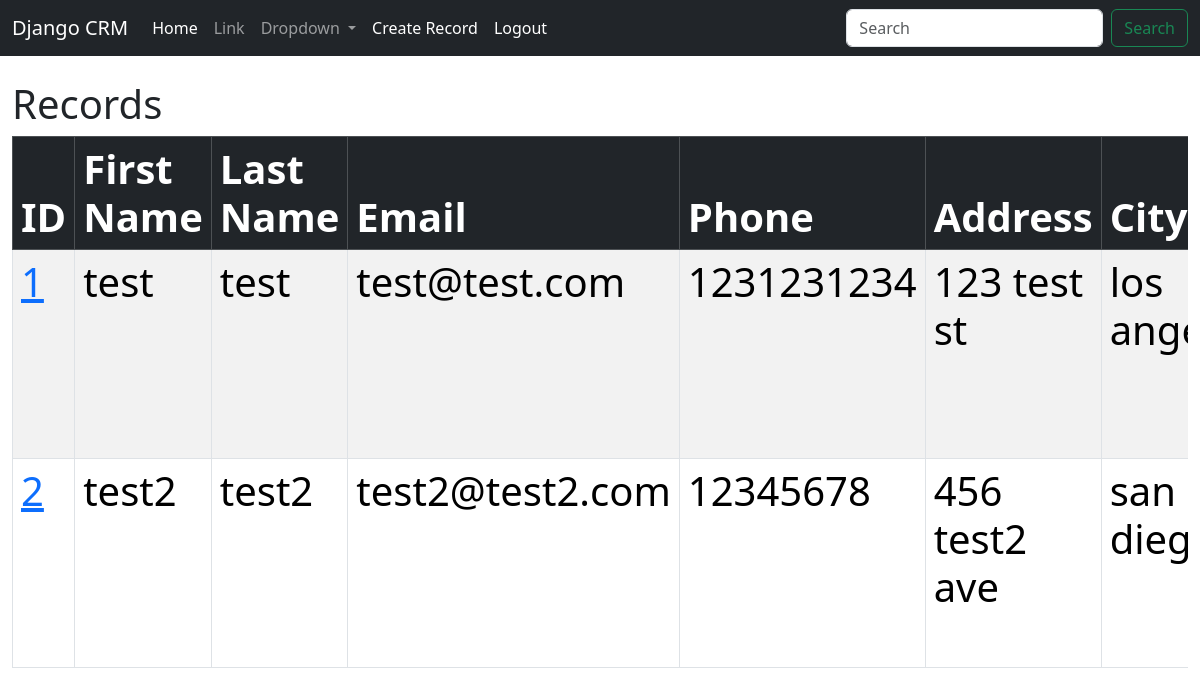
Before: / (signed in) with the older database file.
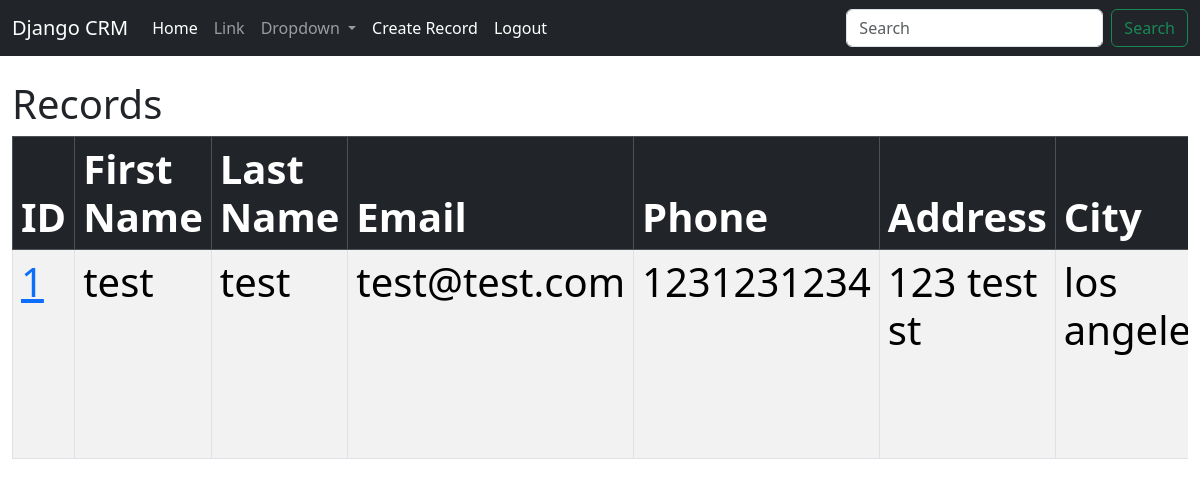
After: the same page with the newer database file.
### crm/models.py (models this page shows, shortened)
class Record(models.Model):
    created_at = models.DateTimeField(auto_now_add=True)
    first_name = models.CharField(max_length=50)
    last_name =  models.CharField(max_length=50)
    email =  models.CharField(max_length=50)
    phone = models.CharField(max_length=15)
    address =  models.CharField(max_length=100)
    city =  models.CharField(max_length=50)
    state =  models.CharField(max_length=50)
    zipcode =  models.CharField(max_length=20)

### crm/views.py (the view)
# urls.py: path('', HomeView.as_view(), name='crm-home'),
class HomeView(LoginRequiredMixin, ListView):
    template_name = 'crm/home.html'
    model = Record
    context_object_name = 'records'

### crm/templates/crm/home.html (shortened to what this page needs)
{% extends 'crm/base.html' %}
{% block content %}
    <h1>Records<h1>
    <div class="table-responsive ">
        <table class="table table-striped table-hover table-bordered">
            <thead class="table-dark">
                <tr>
                    <th scope="col">ID</th>
                    <th scope="col">First Name</th>
                    <th scope="col">Last Name</th>
                    <th scope="col">Email</th>
                    <th scope="col">Phone</th>
                    <th scope="col">Address</th>
                    <th scope="col">City</th>
                </tr>
            </thead>
            <tbody>
                {% if records %}
                    {% for record in records %}
                        <tr>
                            <td><a href="{% url 'record-detail' record.id %}">{{ record.id }}</a></td>
                            <td>{{ record.first_name }}</td>
                            <td>{{ record.last_name }}</td>
                            <td>{{ record.email }}</td>
                            <td>{{ record.phone }}</td>
                            <td>{{ record.address }}</td>
                            <td>{{ record.city }}</td>
                        </tr>
                    {% endfor %}
                {% endif %}
        </tbody>
        </table>
    </div>
{% endblock %}

### crm/templates/crm/base.html (shortened to what this page needs)
<!doctype html>
<html lang="en">
	<head>
    	<link href="https://cdn.jsdelivr.net/npm/bootstrap@5.3.3/dist/css/bootstrap.min.css" rel="stylesheet">
  	</head>
  	<body>
    	{% include 'crm/navbar.html'%}
    	<div class="container-fluid">
			<br/>
      		{% block content%}
      		{% endblock %}
    	</div>
  	</body>
</html>

### crm/templates/crm/navbar.html (shortened to what this page needs)
<nav class="navbar navbar-expand-lg navbar-dark bg-dark">
    <div class="container-fluid">
        <a class="navbar-brand" href="{% url 'crm-home' %}">Django CRM</a>
        <div class="collapse navbar-collapse" id="navbarSupportedContent">
            <ul class="navbar-nav me-auto mb-2 mb-lg-0">
                <li class="nav-item">
                    <a class="nav-link active" aria-current="page" href="#">Home</a>
                </li>
                <li class="nav-item">
                    <a class="nav-link" href="#">Link</a>
                </li>
                <li class="nav-item dropdown">
                    <a class="nav-link dropdown-toggle" href="#" role="button" data-bs-toggle="dropdown" aria-expanded="false">
                        Dropdown
                    </a>
                </li>
                {% if user.is_authenticated %}
                    <li class="nav-item">
                    <a class="nav-link active" href="{% url 'record-create' %}">Create Record</a>
                    </li>
                    <form action="{% url 'logout' %}" method="post">
                            <button type="submit" class="nav-link active">Logout</button>
                    </form>
                {% endif %}
            </ul>
            <form class="d-flex" role="search">
                <input class="form-control me-2" type="search" placeholder="Search" aria-label="Search">
                <button class="btn btn-outline-success" type="submit">Search</button>
            </form>
        </div>
    </div>
</nav>

Changed rows visible on the page:
removed Record: id "2", first_name "test2", last_name "test2", email "test2@test2.com", phone "12345678", address "456 test2 ave", city "san…"
